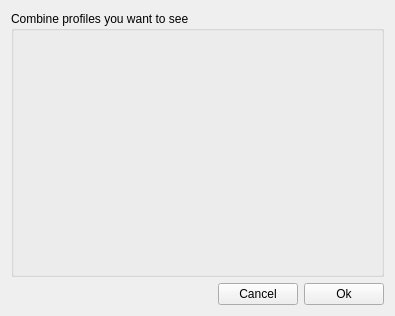
<?xml version="1.0" encoding="UTF-8"?>
<ui version="4.0">
 <class>combinedWidget</class>
 <widget class="QWidget" name="combinedWidget">
  <property name="geometry">
   <rect>
    <x>0</x>
    <y>0</y>
    <width>395</width>
    <height>316</height>
   </rect>
  </property>
  <property name="windowTitle">
   <string>Form</string>
  </property>
  <layout class="QVBoxLayout" name="verticalLayout_3">
   <item>
    <layout class="QVBoxLayout" name="verticalMainLayout">
     <item>
      <layout class="QVBoxLayout" name="verticalLayoutForCheck">
       <item>
        <widget class="QGroupBox" name="groupBox">
         <property name="sizePolicy">
          <sizepolicy hsizetype="Preferred" vsizetype="Expanding">
           <horstretch>0</horstretch>
           <verstretch>0</verstretch>
          </sizepolicy>
         </property>
         <property name="title">
          <string>Combine profiles you want to see</string>
         </property>
        </widget>
       </item>
      </layout>
     </item>
     <item>
      <layout class="QHBoxLayout" name="horizontalLayout">
       <property name="sizeConstraint">
        <enum>QLayout::SetMinimumSize</enum>
       </property>
       <item>
        <spacer name="horizontalSpacer">
         <property name="orientation">
          <enum>Qt::Horizontal</enum>
         </property>
         <property name="sizeHint" stdset="0">
          <size>
           <width>40</width>
           <height>20</height>
          </size>
         </property>
        </spacer>
       </item>
       <item>
        <widget class="QPushButton" name="cancelButton">
         <property name="sizePolicy">
          <sizepolicy hsizetype="Fixed" vsizetype="Fixed">
           <horstretch>0</horstretch>
           <verstretch>0</verstretch>
          </sizepolicy>
         </property>
         <property name="text">
          <string>Cancel</string>
         </property>
        </widget>
       </item>
       <item>
        <widget class="QPushButton" name="okButton">
         <property name="sizePolicy">
          <sizepolicy hsizetype="Fixed" vsizetype="Fixed">
           <horstretch>0</horstretch>
           <verstretch>0</verstretch>
          </sizepolicy>
         </property>
         <property name="text">
          <string>Ok</string>
         </property>
        </widget>
       </item>
      </layout>
     </item>
    </layout>
   </item>
  </layout>
 </widget>
 <resources/>
 <connections/>
</ui>
